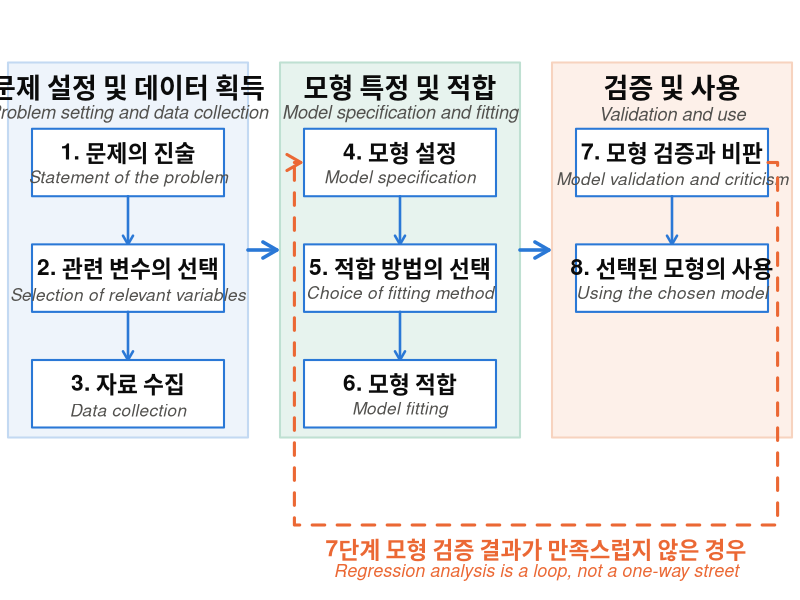

Write R code to recreate this figure.
# Date        : 2026-08-25
# Description : Flow chart of the eight steps of a regression analysis, drawn
#               with base graphics so the deck stays self-contained (no mermaid,
#               no web fonts, no network at render time).
#               The chart shows what the numbered list could not: the three
#               phases the steps group into, and the feedback loop from step 7
#               (validation) back to step 4 (model specification).
#               Step names follow Chatterjee & Hadi, Regression Analysis by
#               Example, 5th ed., Ch.1, as already quoted on the slide.
#               Run from the project root:
#                 Rscript code/agent/2026-08-25/make-eight-step-flowchart.R
# File        : make-eight-step-flowchart.R

FIG_DIR <- "output/agent/2026-08-25"
dir.create(FIG_DIR, recursive = TRUE, showWarnings = FALSE)

COL_BLUE <- "#2a78d6"
COL_ORANGE <- "#eb6834"
INK <- "#0b0b0b"
INK2 <- "#52514e"
BAND <- c("#eef4fb", "#e7f3ee", "#fdf0e9") # one tint per phase
BAND_EDGE <- c("#c3d9f2", "#bfe0d2", "#f7d3bf")
BOX_FILL <- "#ffffff"

## ---- content ----------------------------------------------------------

phases <- list(
     list(head = "문제 설정 및 데이터 획득", sub = "Problem setting and data collection"),
     list(head = "모형 특정 및 적합", sub = "Model specification and fitting"),
     list(head = "검증 및 사용", sub = "Validation and use")
)

steps <- list(
     c("1. 문제의 진술", "Statement of the problem"),
     c("2. 관련 변수의 선택", "Selection of relevant variables"),
     c("3. 자료 수집", "Data collection"),
     c("4. 모형 설정", "Model specification"),
     c("5. 적합 방법의 선택", "Choice of fitting method"),
     c("6. 모형 적합", "Model fitting"),
     c("7. 모형 검증과 비판", "Model validation and criticism"),
     c("8. 선택된 모형의 사용", "Using the chosen model")
)
group_of <- list(1:3, 4:6, 7:8) # which steps sit in which phase

## ---- geometry ---------------------------------------------------------

bx <- c(16, 50, 84) # centre of each phase band
half_b <- 15 # band half-width
half_x <- 12.0 # box half-width (leaves a lane inside the band)
half_y <- 5.4 # box half-height
band_top <- 90
band_bot <- 30

png(
     file.path(FIG_DIR, "fig-i06-eight-steps.png"),
     width = 2300,
     height = 1000,
     res = 165
)
par(mar = c(0, 0, 0, 0))
plot(
     0,
     0,
     type = "n",
     xlim = c(0, 100),
     ylim = c(4, 100),
     axes = FALSE,
     xlab = "",
     ylab = "",
     xaxs = "i",
     yaxs = "i"
)

for (g in 1:3) {
     # phase band
     rect(
          bx[g] - half_b,
          band_bot,
          bx[g] + half_b,
          band_top,
          col = BAND[g],
          border = BAND_EDGE[g],
          lwd = 2
     )
     text(
          bx[g],
          band_top - 4.0,
          phases[[g]]$head,
          font = 2,
          cex = 1.62,
          col = INK
     )
     text(
          bx[g],
          band_top - 8.2,
          phases[[g]]$sub,
          font = 3,
          cex = 1.10,
          col = INK2
     )

     # step boxes, evenly spaced inside the band
     ids <- group_of[[g]]
     ys <- seq(band_top - 16, band_bot + 7, length.out = 3)[seq_along(ids)]
     for (k in seq_along(ids)) {
          i <- ids[k]
          y <- ys[k]
          rect(
               bx[g] - half_x,
               y - half_y,
               bx[g] + half_x,
               y + half_y,
               col = BOX_FILL,
               border = COL_BLUE,
               lwd = 2
          )
          text(bx[g], y + 1.7, steps[[i]][1], font = 2, cex = 1.36, col = INK)
          text(bx[g], y - 2.6, steps[[i]][2], font = 3, cex = 1.04, col = INK2)
          # arrow down to the next box inside the same band
          if (k < length(ids)) {
               arrows(
                    bx[g],
                    y - half_y,
                    bx[g],
                    ys[k + 1] + half_y,
                    length = 0.10,
                    lwd = 2.5,
                    col = COL_BLUE
               )
          }
     }
}

# arrows between the phases
for (g in 1:2) {
     arrows(
          bx[g] + half_b,
          60,
          bx[g + 1] - half_b - 0.4,
          60,
          length = 0.16,
          lwd = 3.5,
          col = COL_BLUE
     )
}

# Feedback loop: step 7 sends you back to step 4.  The return path runs under
# It leaves the right edge of step 7, drops down the empty lane inside band 3,
# runs under the bands, then climbs the lane inside band 2, so that both ends of
# the loop touch the boxes they actually refer to.
fb <- 16 # height of the horizontal return
lane <- bx[2] - half_b + 1.8 # lane inside band 2, left of boxes
lane3 <- bx[3] + half_b - 1.8 # lane inside band 3, right of boxes
y4 <- seq(band_top - 16, band_bot + 7, length.out = 3)[1] # steps 4 and 7 sit here
lines(
     c(bx[3] + half_x, lane3, lane3, lane, lane),
     c(y4, y4, fb, fb, y4),
     lwd = 3,
     col = COL_ORANGE,
     lty = 2
)
arrows(
     lane,
     y4,
     bx[2] - half_x - 0.4,
     y4,
     length = 0.16,
     lwd = 3,
     col = COL_ORANGE
)
text(
     (lane + lane3) / 2,
     fb - 3.8,
     "7단계 모형 검증 결과가 만족스럽지 않은 경우",
     font = 2,
     cex = 1.36,
     col = COL_ORANGE
)
text(
     (lane + lane3) / 2,
     fb - 7.6,
     "Regression analysis is a loop, not a one-way street",
     font = 3,
     cex = 1.07,
     col = COL_ORANGE
)

dev.off()
cat("written:", file.path(FIG_DIR, "fig-i06-eight-steps.png"), "\n")
